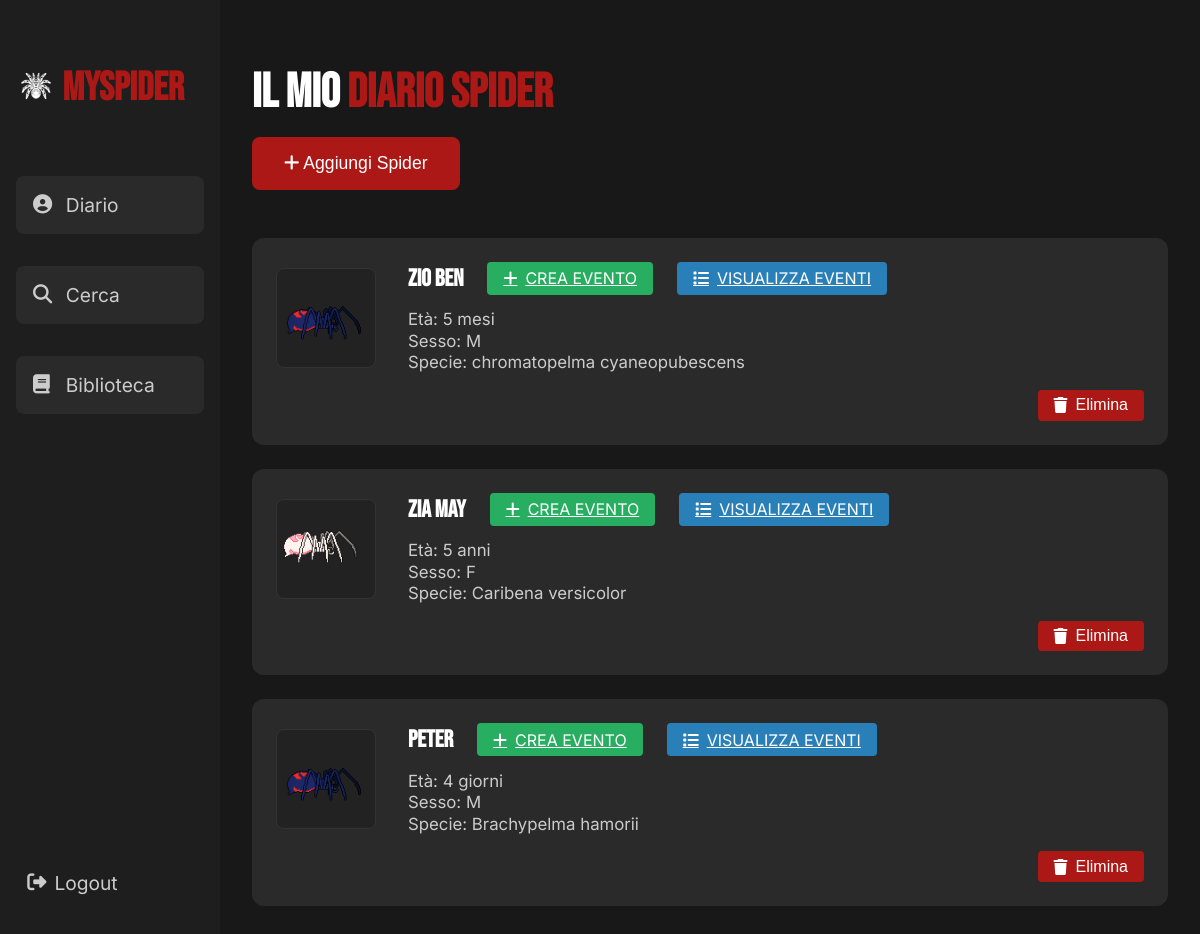
Page /diario/ (signed in) on the committed database.
### My_Spider/models.py (models this page shows)
class spider(models.Model):
    id = models.AutoField(primary_key=True)
    nome = models.CharField(max_length=100)
    eta = models.IntegerField()
    sesso = models.CharField(max_length=10)
    specie = models.CharField(max_length=50)
    utente = models.ForeignKey(utenti, on_delete=models.CASCADE)
    icona = models.CharField(max_length=100)
    unita_eta = models.CharField(max_length=10, default='anni')

### My_Spider/views.py (the view)
# urls.py: path('diario/', diario_view, name='diario'),
def diario_view(request):
    logged_in = request.session.get('logged_in', False)
    if logged_in:
        user = utenti.objects.get(username=request.session['username'])
        spiders = spider.objects.filter(utente=user).order_by('-id')
        context = {
            'logged_in': logged_in,
            'username': request.session.get('username', 'Utente'),
            'spiders': spiders
        }
        return render(request, 'diario.html', context)
    return redirect('login')

### templates/diario.html (shortened to what this page needs)
<!DOCTYPE html>
                     {% load static %}
                     <html lang="it">
                     <head>
                         <link rel="stylesheet" href="https://cdnjs.cloudflare.com/ajax/libs/font-awesome/6.5.1/css/all.min.css">
                     </head>
                     <body>
                         <aside>
                             <h1>
                                 <img src="{% static 'logo2.png' %}" alt="Logo" style="width: 40px; height: 40px; vertical-align: middle; margin-right: 0px;">
                                 MySpider
                             </h1>
                             <ul>
                                 <li onclick="window.location.href='{% url 'diario' %}'"><i class="fas fa-user-circle"></i> Diario</li>
                                 <li onclick="window.location.href='{% url 'cerca' %}'"><i class="fas fa-magnifying-glass"></i> Cerca</li>
                                 <li onclick="window.location.href='{% url 'biblioteca' %}'"><i class="fas fa-book"></i> Biblioteca</li>
                             </ul>
                             <a href="{% url 'logout' %}" class="logout-btn">
                                 <i class="fas fa-sign-out-alt" style="margin-right: 0.5rem;"></i>
                                 Logout
                             </a>
                         </aside>
                         <main>
                             <h2>Il Mio <span class="highlight">Diario Spider</span></h2>
                             <button class="add-btn" onclick="showModal()">
                                 <i class="fas fa-plus"></i> Aggiungi Spider
                             </button>
                             <div class="spider-cards" id="spiderCards">
                                 {% for s in spiders %}
                                 <div class="spider-card">
                                     <div class="spider-card-top">
                                         <img src="{% static '' %}{{ s.icona }}" alt="icona" class="spider-img">
                                         <div class="spider-info">
                                             <div class="spider-header">
                                                 <h3>{{ s.nome }}</h3>
                                                 <a href="{% url 'crea_evento' s.id %}" class="eventi-btn">
                                                     <i class="fas fa-plus"></i> CREA EVENTO
                                                 </a>
                                                <a href="{% url 'lista_eventi' s.id %}" class="eventi-btn" style="background:#2980b9; margin-left:0.5rem;">
                                                    <i class="fas fa-list"></i> VISUALIZZA EVENTI
                                                </a>
                                             </div>
                                             <div class="spider-details">
                                                 <p>Età: {{ s.eta }} {{ s.unita_eta }}</p>
                                                 <p>Sesso: {{ s.sesso }}</p>
                                                 <p>Specie: {{ s.specie }}</p>
                                             </div>
                                         </div>
                                     </div>
                                     <div class="spider-card-bottom">
                                         <form method="POST" action="{% url 'delete_spider' s.id %}">
                                             <button type="submit" class="elimina-btn">
                                                 <i class="fas fa-trash"></i> Elimina
                                             </button>
                                         </form>
                                     </div>
                                 </div>
                                 {% empty %}
                                 <p>Nessuno spider ancora aggiunto.</p>
                                 {% endfor %}
                             </div>
                         </main>
                     </body>
                     </html>

### templates/diario.html (style rules this page uses)
* { box-sizing: border-box; margin: 0; padding: 0; }
body { font-family: 'Inter', sans-serif; background: #121212; color: #fff; display: flex; height: 100vh; }
aside { width: 220px; background-color: #1e1e1e; padding: 2rem 1rem; display: flex; flex-direction: column; min-height: 100vh; }
aside h1 { color: #ac1815; font-size: 2.5rem; margin-bottom: 2rem; margin-top: 2rem; font-family: 'Bebas Neue', sans-serif; }
aside li { display: flex; align-items: center; margin: 2rem 0; font-size: 1.2rem; color: #ccc; cursor: pointer; transition: all 0.3s ease; padding: 1rem; border-radius: 8px; background-color: #2a2a2a; border: 1px solid transparent; }
aside li i { margin-right: 0.8rem; width: 20px; transition: transform 0.3s ease; }
aside ul { list-style: none; width: 100%; }
.logout-btn { margin-top: auto; padding: 0.7rem; background-color: transparent; color: #ccc; border: none; cursor: pointer; width: 100%; text-align: left; font-size:1.2rem; display: flex; align-items: center; text-decoration: none; }
main { flex: 1; padding: 2rem; background-color: #181818; overflow-y: auto; }
h2 { font-size: 3rem; margin-bottom: 1rem; margin-top: 2rem; font-family: 'Bebas Neue', sans-serif; }
.highlight { color: #ac1815; }
.add-btn { background-color: #ac1815; color: #fff; border: none; padding: 1rem 2rem; border-radius: 8px; cursor: pointer; font-size: 1.1rem; margin-bottom: 2rem; transition: all 0.3s ease; }
.spider-cards { display: flex; flex-direction: column; gap: 1.5rem; margin-top: 1rem; }
.spider-card { background-color: #2a2a2a; padding: 1.5rem; border-radius: 12px; display: flex; flex-direction: column; gap: 1rem; transition: background-color 0.3s; position: relative; }
.spider-card-top { display: flex; align-items: center; gap: 2rem; }
.spider-img { width: 100px; height: 100px; object-fit: contain; border-radius: 8px; background: #222; border: 1px solid #333; }
.spider-info { display: flex; flex-direction: column; gap: 0.3rem; flex: 1; }
.spider-header { display: flex; align-items: center; gap: 1rem; margin-bottom: 0.5rem; }
.spider-header h3 { font-size: 1.5rem; font-family: 'Bebas Neue', sans-serif; margin: 0; color: #fff; }
.eventi-btn { background:#27ae60; color:#fff; border:none; border-radius:4px; padding:0.4rem 1rem; cursor:pointer; display:inline-flex; align-items:center; font-size: 1rem; margin-left: 0.5rem; transition: background 0.2s; }
.eventi-btn i { margin-right: 0.5rem; }
.spider-details p { margin: 0.1rem 0; color: #ccc; font-size: 1.05rem; }
.spider-card-bottom { display: flex; justify-content: flex-end; }
.elimina-btn { background:#ac1815; color:#fff; border:none; border-radius:4px; padding:0.4rem 1rem; cursor:pointer; font-size: 1rem; display: flex; align-items: center; transition: background 0.2s; }
.elimina-btn i { margin-right: 0.5rem; }

### rows in the picture
spider: icona (picture), nome "zio Ben", eta "5", unita_eta "mesi", sesso "M", specie "chromatopelma cyaneopubescens"
spider: icona (picture), nome "zia May", eta "5", unita_eta "anni", sesso "F", specie "Caribena versicolor"
spider: icona (picture), nome "Peter", eta "4", unita_eta "giorni", sesso "M", specie "Brachypelma hamorii"
